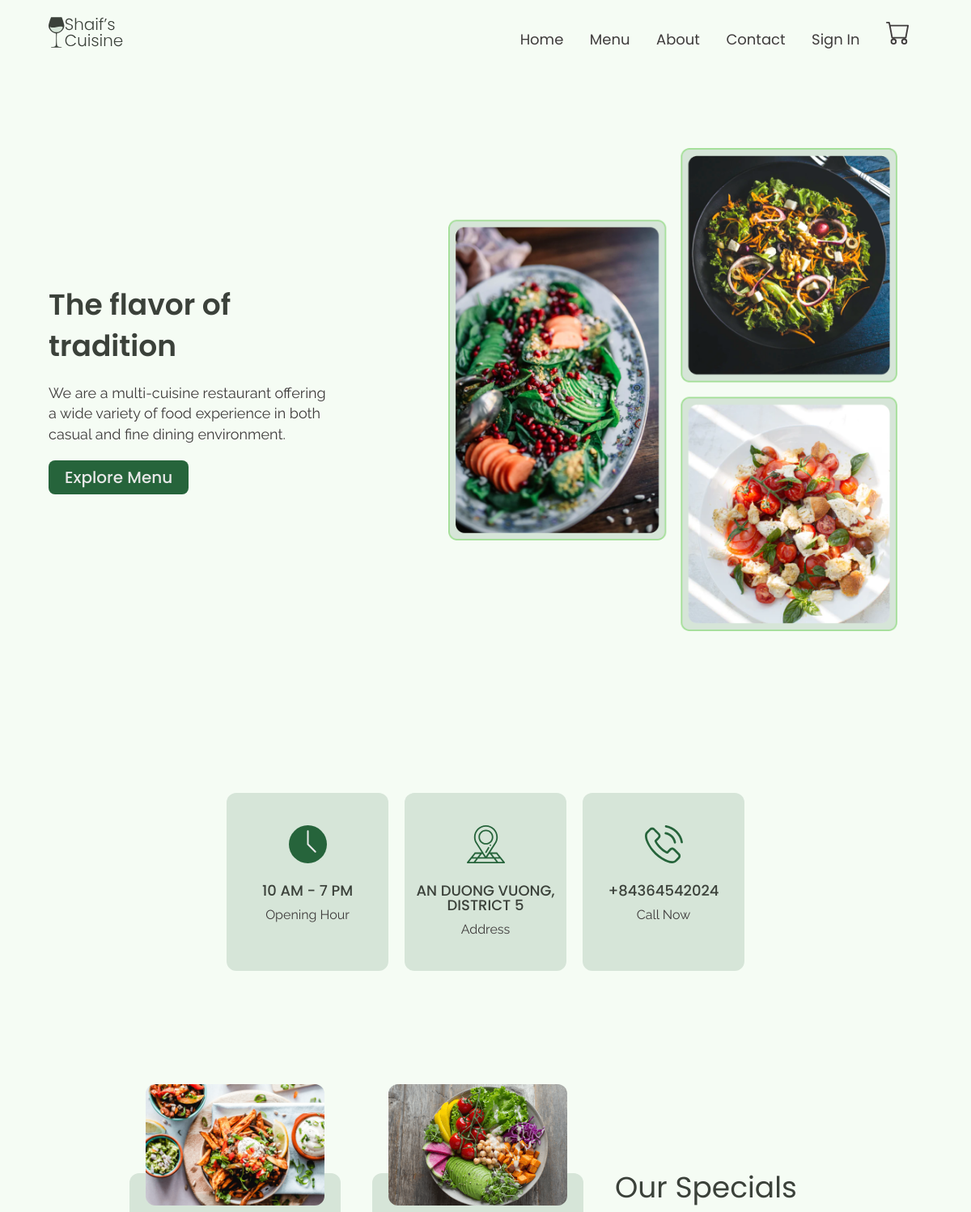
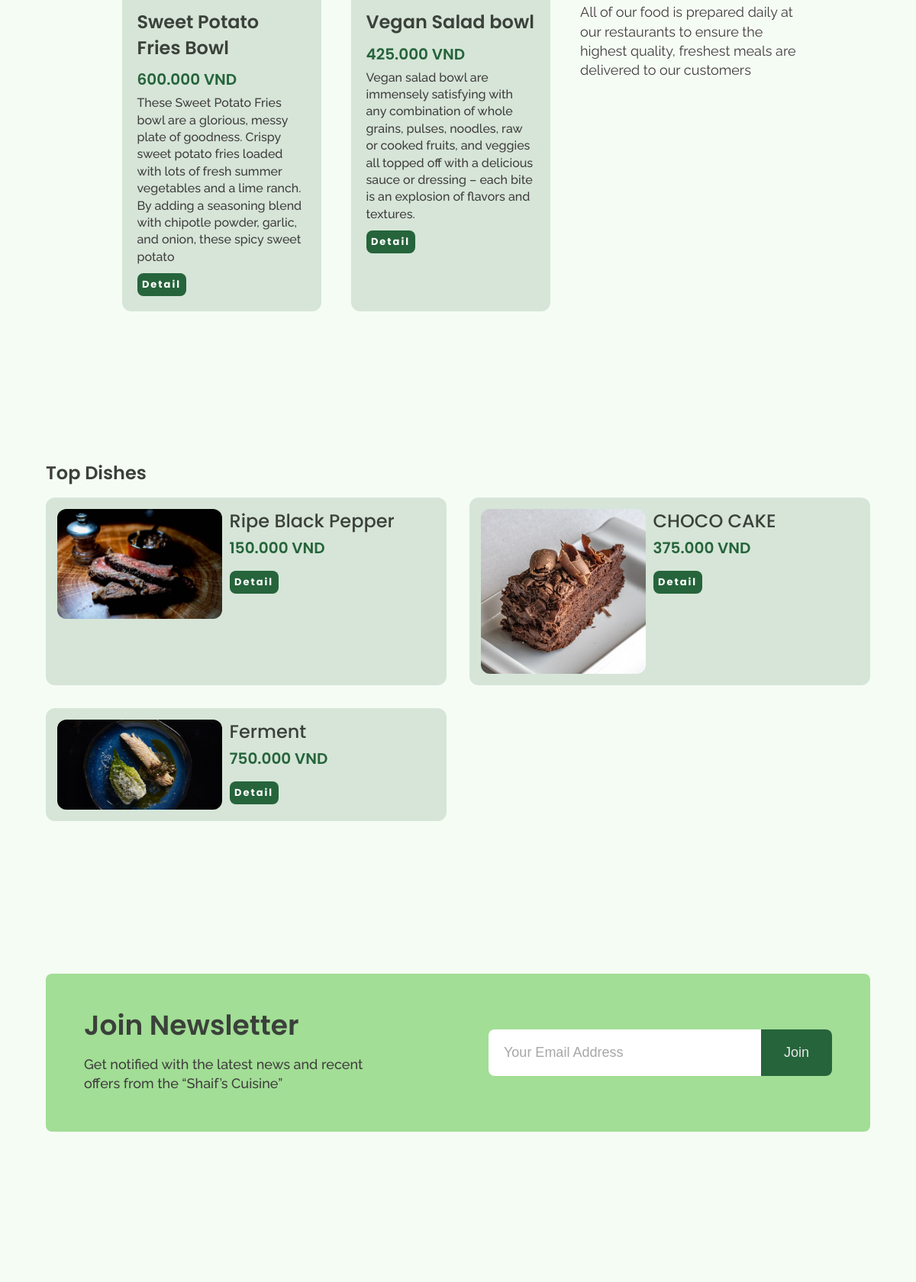
The page / (upper part) on the database its author committed (2 pictures, top to bottom).
### tables this page shows
CREATE TABLE `product` (
  `productId` int(11) NOT NULL,
  `name` varchar(255) NOT NULL,
  `price` decimal(10,0) NOT NULL,
  `image` varchar(255) NOT NULL,
  `menuId` int(11) NOT NULL,
  `qty` int(11) NOT NULL,
  `des` varchar(255) NOT NULL,
  `soldcount` int(11) NOT NULL
);

### DAO/database.php (called while the page is built, shortened)
<?php
class Database extends PDO
{
  public $host   = DB_HOST;
  public $user   = DB_USER;
  public $pass   = DB_PASS;
  public $dbname = DB_NAME;
  public $link;
  private function connectDB()
  {
    $this->link = new mysqli(
      $this->host,
      $this->user,
      $this->pass,
      $this->dbname
    );
  }
  public function select($query)
  {
    $result = $this->link->query($query);
    if ($result->num_rows > 0) {
      return $result;
    } else {
      return false;
    }
  }
}

### class/product.php (the view, shortened to what this page needs)
<?php
include "./DAO/database.php";
class product{
    private $db;
    public function __construct(){
        $this->db=new Database();
    }
    public function getProductasmenufood($menufood){
        $query="SELECT * FROM `product` where menuId=$menufood";
        $result=$this->db->select($query);
        $products=array();
        if (mysqli_num_rows($result) > 0) {
            while($row = mysqli_fetch_assoc($result)) {
              $products[] = $row;
            }
          }
          return $products;
    }
    public function showlistproduct($products){
        foreach ($products as $product) {
            echo' <div class="dishGrid__item" >
                         <div class="dishGrid__item__img">
                        <img src="images/' . $product['image'] . '" alt="food img">
                    </div>
                    <div class="dishGrid__item__info">
                        <h3 class="dishGrid__item__title">
                        ' . $product['name'] . '
                        </h3>
                        <h3 class="dishGrid__item__price">' . number_format($product['price'],0,",",".") . ' VND</h3>
                        <p><a id="detail_css" href="./index.php?chon=t&id=detail&id_pro='.$product['productId'].'">Detail</a></p>
                    </div>
                </div>';
          }
    }
    public function showlistproductourspecial($products){
        foreach ($products as $product) {
            echo '<div class="ourSpecials__item">
            <div class="ourSpecials__item__img">
                <img src="images/' . $product['image'] . '" alt="food img">
            </div>
            <h2 class="ourSpecials__item__title">
            ' . $product['name'] . '
            </h2>
            <h3 class="dishGrid__item__price">' . number_format($product['price'],0,",",".") . ' VND</h3>
            <p class="ourSpecials__item__text">
               '.$product['des'].'
            </p>
            <p><a id="detail_css" href="./index.php?chon=t&id=detail&id_pro='.$product['productId'].'">Detail</a></p>
            </div>';
          }
    }
}
?>

### globalStyles.css (style rules this page uses)
html { font-size: 10px; overflow-x: hidden; }
body { background: var(--lightGreen-2); overflow-x: hidden; visibility: hidden; overflow-y: hidden; }
:root { --green-1: #26643b; --green-2: #a2de96; --lightGreen-1: #d6e5d8; --lightGreen-2: #f5fcf4; --black-1: #3b413a; --black-2: #3f3c3c; --black-3: #5b6359; --white-1: #e8e8e8; --boder-color: #dbdbdb; --white-2: #FFFFFF; }
img { width: 100%; object-fit: contain; }
h1, h2, h3, h4 { font-family: Poppins; }
p { font-family: Raleway; font-weight: 400; line-height: 1.4em; font-size: 1.4rem; }
a { display: inline-block; text-decoration: none; }

### components.css (style rules this page uses)
.dishGrid__item { display: flex; flex-direction: column; background-color: var(--lightGreen-1); padding: 0.5rem; border-radius: 8px; gap: 0.5rem; }
.dishGrid__item__img { flex: 4; }
.dishGrid__item__info { flex: 5; }
.dishGrid__item__img img { object-fit: cover; border-radius: 12px; }
#detail_css { font-family: Poppins; font-weight: bolder; font-size: 13px; border: none; border-radius: 8px; color: white; background: var(--green-1); width: 64px; height: 30px; margin-top: 10px; letter-spacing: 2px; padding-top: 5px; float: left; text-decoration: none; color: white; text-align: center; }
.dishGrid__item__title { font-size: 1.4rem; line-height: 1.3em; font-weight: 500; color: var(--black-1); margin-bottom: 0.5rem; }
.dishGrid__item__price { font-size: 1.4rem; color: var(--green-1); font-weight: 600; margin-bottom: 0.5rem; }
@media only screen and (min-width: 768px) { .dishGrid__item { flex-direction: row; padding: 1.5rem; border-radius: 12px; gap: 1rem; } }
@media only screen and (min-width: 768px) { .dishGrid__item__title { font-size: 2.4rem; margin-bottom: 1rem; } }
@media only screen and (min-width: 768px) { .dishGrid__item__price { font-size: 2rem; margin-bottom: 1rem; } }

### home.css (style rules this page uses)
.ourSpecials__item { background-color: var(--lightGreen-1); padding: 1.2rem; padding-top: 5rem; border-radius: 12px; width: 45%; margin: 0 auto; }
.ourSpecials__item__img { margin-top: calc(-50% - 2rem); margin-bottom: 2rem; border-radius: 12px; height: 150px; overflow: hidden; }
.ourSpecials__item__img img { object-fit: cover; }
.ourSpecials__item__title { font-size: 1.4rem; color: var(--black-1); font-weight: 600; margin-bottom: 1rem; }
.ourSpecials__item__text { font-size: 1.4rem; color: var(--black-2); font-weight: 500; }
@media only screen and (min-width: 768px) { .ourSpecials__item { padding: 2rem; } }
@media only screen and (min-width: 768px) { .ourSpecials__item__title { font-size: 2.4rem; line-height: 1.4em; margin-bottom: 1.5rem; } }
@media only screen and (min-width: 768px) { .ourSpecials__item__text { font-size: 1.6rem; } }

### rows shown on the page
product: image (picture), name "Sweet Potato Fries Bowl", price "600.000", des "These Sweet Potato Fries bowl are a glorious, messy plate of goodness. Crispy sweet potato fries loaded with lots of fresh summer vegetables and a lime ranch. By adding a seasoning blend with chipotle powder, garlic, and onion, these spicy sweet potato"
product: image (picture), name "Vegan Salad bowl", price "425.000", des "Vegan salad bowl are immensely satisfying with any combination of whole grains, pulses, noodles, raw or cooked fruits, and veggies all topped off with a delicious sauce or dressing – each bite is an explosion of flavors and textures."
product: image (picture), name "Ripe Black Pepper", price "150.000"
product: image (picture), name "CHOCO CAKE", price "375.000"
product: image (picture), name "Ferment", price "750.000"
